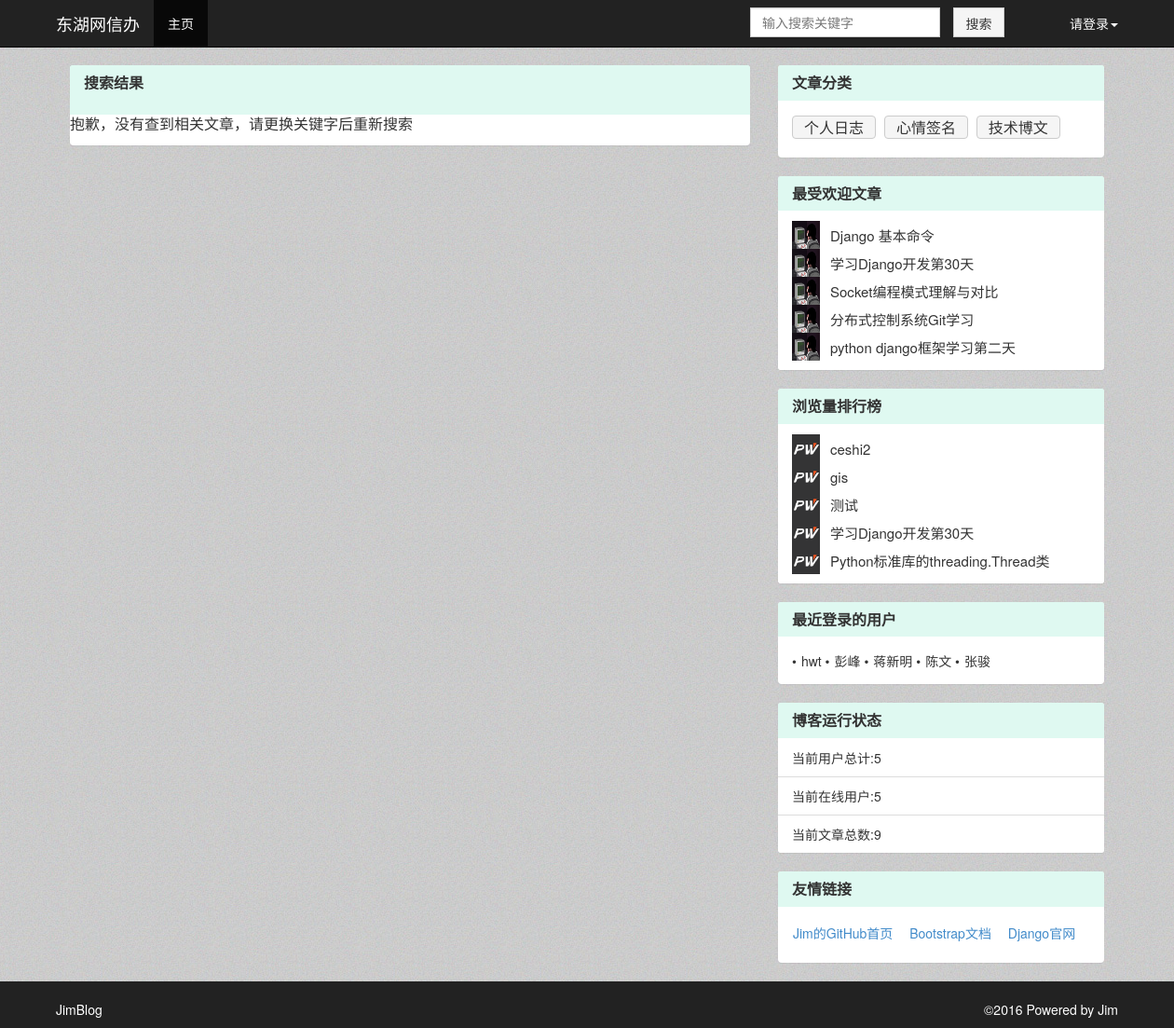
The app's page /article_search/ with its own data.
### BlogDemo/models.py (models this page shows, shortened)
class Category(models.Model):
	name = models.CharField(u'类名',max_length=20)
	create_time = models.DateTimeField(u'创建时间',auto_now_add=True)
	last_modified_time = models.DateTimeField(u'最后修改时间',auto_now = True)
	class Meta():
		ordering = ['-last_modified_time']

class Article(models.Model):
	status_choice=(
		('d','draft'),
		('p','Published')
	)
	title = models.CharField(u'标题',max_length=70)
	body = models.TextField(u'正文')
	create_time = models.DateTimeField(u'创建时间',auto_now_add=True)
	last_modified_time = models.DateTimeField(u'最后修改时间',auto_now = True)
	status = models.CharField(u'文章状态',max_length=1,choices = status_choice)
	abstract = models.CharField(u'文章摘要',max_length=54,blank=True,null=True,help_text=u'可选，如若为空将摘取正文的前54个字符')
	views = models.PositiveIntegerField(u'浏览量',default=0)
	likes = models.PositiveIntegerField(u'点赞数',default=0)
	likes_user = models.ManyToManyField('User',verbose_name=u'点赞人',null=True,related_name='user_hit_likes')
	topped = models.BooleanField(u'置顶',default=False)
	auther = models.ForeignKey('User',verbose_name = u'作者',null=True,on_delete = models.SET_NULL)
	category = models.ForeignKey('Category',verbose_name=u'分类',null=True,on_delete = models.SET_NULL)
	class Meta:
		ordering = ['-last_modified_time']

class User(models.Model):
	user_status=(
		('invisible',u'隐身'),
		('online',u'在线'),
		('offline',u'离线')
	)
	name = models.CharField(u'用户名',max_length=20)
	passwd = models.CharField(u'密码',max_length=20,null = True)
	email = models.EmailField(u'邮箱地址',max_length=256,default='huwt15@163.com')
	status = models.CharField(u'状态',max_length=10,choices = user_status,default='online')
	last_login_time = models.DateTimeField(u'最后一次登录时间',auto_now = True)
	class Meta():
		ordering = ['last_login_time']

### BlogDemo/views.py (the view)
# urls.py: url(r'^article_search/', article_search,name='article_search_page'),
def article_search(request):
	new_comment_list = []
	article_list = []
	keywords = request.GET.get('search_key')
	for article in Article.objects.all():
		title_data = ';'.join(jieba.cut(article.title,cut_all=True))
		title_data_list = title_data.split(';')
		content_data = ';'.join(jieba.cut(article.body,cut_all=True))
		content_data_list = content_data.split(';')
		if keywords in content_data_list or keywords in title_data_list:
			article_list.append(article)
	try:
		user_name = request.session["username"]
		user = User.objects.get(name = user_name)
		new_comment_list = Comment.objects.filter(comment_reminder=user,comment_status="N")
	except:
		pass
	comment_count_user = len(new_comment_list)
	category_list = Category.objects.all().order_by('name')
	popular_article = Article.objects.all().order_by('-likes')[:5]
	views_article = Article.objects.all().order_by('views')[:5]
	user_count = User.objects.all().count()
	article_count = Article.objects.all().count()
	latest_login_user = User.objects.all().order_by('-last_login_time')[:5]
	return render(request,"search_list.html",{"comment_list_user":new_comment_list,"comment_count_user":comment_count_user,\
			"latest_login_user":latest_login_user,"user_count":user_count,"article_count":article_count,\
			"category_list":category_list,"popular_article":popular_article,"views_article":views_article,"article_list":article_list})

### BlogDemo/templatetags/paginate_tags.py (called while the page is built)
def get_right(current_page, right, num_pages):
    if current_page == num_pages:
        return []
    return [i + 1 for i in range(current_page, current_page + right - 1) if i < num_pages - 1]

### BlogDemo/templates/search_list.html (shortened to what this page needs)
{% extends "top.html"%}
{%block page-content%}
    <div id="wrap">
        <div class="container" id="main">
            <div class="col-md-8" id="left">
	{% load paginate_tags %}
    <div class="panel panel-default panel-amend">
        <div class="panel-heading panel-heading-amend">
            <h3 class="panel-title panel-title-margin">搜索结果</h3>
        </div>
		{%if not article_list %}
			<div class="panel-body no-panel-body-padding">
                <h3 class="panel-title panel-title-margin">抱歉，没有查到相关文章，请更换关键字后重新搜索</h3>
            </div>
		{%endif%}
    </div>
            </div>
            <div class="col-md-4" id="right">
    <div class="panel panel-default panel-amend">
    <div class="panel-heading panel-heading-amend">
        <h3 class="panel-title">文章分类</h3>
    </div>
    <div class="panel-body">
        {%for category in category_list%}
            <a class="btn btn-default category_btn" href="{% url 'category_article_page' category.pk %}">{{category.name}}</a>
		{%endfor%}
    </div>
</div>
    <div class="panel panel-default panel-amend">
    <div class="panel-heading panel-heading-amend">
        <h3 class="panel-title">最受欢迎文章</h3>
    </div>
    <ul class="list-group">
                <li class="list-group-item">
				{%for article in popular_article%}
                    <div class="row row_min_height">
                        <a href="http://www.aeflt.net/user/center/display/?uid=1" class="recommend_topic"><img class="recommend_topic_img" src="../static/7c93baa4-056c-11e6-8212-000c2919e245.jpg" title="admin"></a>
                        <div class="recommend_topic_list">
                            <a href="{% url 'article_detail_page' article.pk %}" title="{{article.name}}">{{article.title}}</a>
                        </div>
                    </div>
				{%endfor%}
                </li>
    </ul>
</div>
    <div class="panel panel-default panel-amend">
    <div class="panel-heading panel-heading-amend">
        <h3 class="panel-title">浏览量排行榜</h3>
    </div>
     <ul class="list-group">
            <li class="list-group-item">
			{%for article in views_article%}
                <div class="row row_min_height">
                    <a href="http://www.aeflt.net/user/center/display/?uid=8" class="hot_topic"><img class="hot_topic_img" src="../static/default.jpg" title="潭州助理老师  瑾萱"></a>
                    <div class="hot_topic_list">
                        <a href="{% url 'article_detail_page' article.pk %}" title="{{article.title}}">{{article.title}}</a>
                    </div>
                </div>
			{%endfor%}
            </li>
    </ul>
</div>
    <div class="panel panel-default panel-amend">
    <div class="panel-heading panel-heading-amend">
        <h3 class="panel-title">最近登录的用户</h3>
    </div>
    <div class="panel-body">
	{%for users in latest_login_user%}
		<span class="list-username">{{users.name}}</span>
	{%endfor%}
    </div>
</div>
    <div class="panel panel-default panel-amend">
    <div class="panel-heading panel-heading-amend">
        <h3 class="panel-title">博客运行状态</h3>
    </div>
    <div class="list-group">
        <span class="list-group-item">当前用户总计:{{user_count}}</span>
		<span class="list-group-item">当前在线用户:{{user_count}}</span>
		<span class="list-group-item">当前文章总数:{{article_count}}</span>
    </div>
</div>
    <div class="panel panel-default panel-amend">
    <div class="panel-heading panel-heading-amend">
        <h3 class="panel-title">友情链接</h3>
    </div>
    <div class="panel-body">
            <a class="btn friendly_link" target="_blank" href="https://github.com/jimforit">Jim的GitHub首页</a>
            <a class="btn friendly_link" target="_blank" href="http://v3.bootcss.com/">Bootstrap文档</a>
            <a class="btn friendly_link" target="_blank" href="https://www.djangoproject.com/">Django官网</a>
    </div>
</div>
            </div>
        </div>
    </div>
    <footer class="footer-color nav-footer-color" id="footer">
        <div class="container clearfix">
            <div class="text-muted pull-left">
                   <p id="text-color">JimBlog</p>
            </div>
            <p class="muted credit pull-right" id="text-color">
                ©<time>2016</time> Powered by Jim
            </p>
        </div>
    </footer>
{%endblock%}

### BlogDemo/static/navbar-fixed-top.css (style rules this page uses)
body { min-height: 2000px; padding-top: 70px; }

### BlogDemo/static/customize.css (style rules this page uses)
a { text-decoration: none !important; }
.list-count::before, .list-time::before, .list-username::before, .list-reply-count-xs::before { content: '\2022'; margin-right: 5px; }
footer { padding-top: 20px; }
* { margin:0;padding:0;list-style-type:none; }
a,img { border:0; }
html,body { background:#fff;font-size:14px;font-family:"microsoft yahei"; }
html, body { min-height: 0px; height: 100%; padding-top: 0px; }
#wrap { min-height: 130%; height: auto; margin-bottom: -50px; padding-bottom: 50px; background-image: url("/static/background-picture.png"); padding-top: 70px; min-width: 1250px; }
footer { height: 50px; background-color: #FEFEFE; min-width: 1250px; }
.panel-body { padding: 15px; }
.panel-body:before, .panel-body:after { display: table; content: " "; }
.panel-body:after { clear: both; }
body { font-family: "WenQuanYi Micro Hei", "Microsoft YaHei", "Helvetica Neue", Helvetica, Arial, sans-serif; }
html, html a { -webkit-font-smoothing: antialiased; text-shadow: 1px 1px 1px rgba(0,0,0,0.004); }
.no-panel-body-padding { padding: 0px; }
.panel-title-margin { margin-bottom: 15px; }
.footer-color { background-color: #222; }
#text-color { color: #fff; }
#main { width: 1170px !important; }
#left { width: 760px !important; float: left; }
#right { width: 380px !important; float: right; }
.hot_topic { width: 40px; height: 40px; margin-left: 15px; }
.hot_topic_img { width: 30px; height: 30px; }
.hot_topic_list { width: 270px; margin-left: 56px; margin-top: -25px; word-wrap:break-word; word-break:break-all; }
.hot_topic_list a { color: #333; font-size: 15px; }
.row_min_height { min-height: 30px; }
.recommend_topic { width: 40px; height: 40px; margin-left: 15px; }
.recommend_topic_img { width: 30px; height: 30px; }
.recommend_topic_list { width: 270px; margin-left: 56px; margin-top: -25px; word-wrap:break-word; word-break:break-all; }
.recommend_topic_list a { color: #333; font-size: 15px; margin-top: 10px; }
.friendly_link { padding-top: 1px; padding-left: 0px; }
.category_btn { height: 25px; padding-top: 1px; margin: 0px 5px 5px 0px; background-color: #f5f5f5; font-size: 16px; }
.panel-heading-amend { background-color: #DFF9F1 !important; border-color: #fff!important; }
.panel-heading h3 { font-weight: bold; }
.nav-footer-color { background-image: url(/static/img/navbar-picture.png); }
.panel-amend { border: 0px !important; }

### records on screen
Category: name "个人日志"
Category: name "心情签名"
Category: name "技术博文"
Article: title "Django 基本命令"
Article: title "学习Django开发第30天"
Article: title "Socket编程模式理解与对比"
Article: title "分布式控制系统Git学习"
Article: title "python django框架学习第二天"
Article: title "ceshi2"
Article: title "gis"
Article: title "测试"
Article: title "Python标准库的threading.Thread类"
User: name "hwt"
User: name "彭峰"
User: name "蒋新明"
User: name "陈文"
User: name "张骏"

### other values on screen
{{ user_count }} "5"
{{ article_count }} "9"
